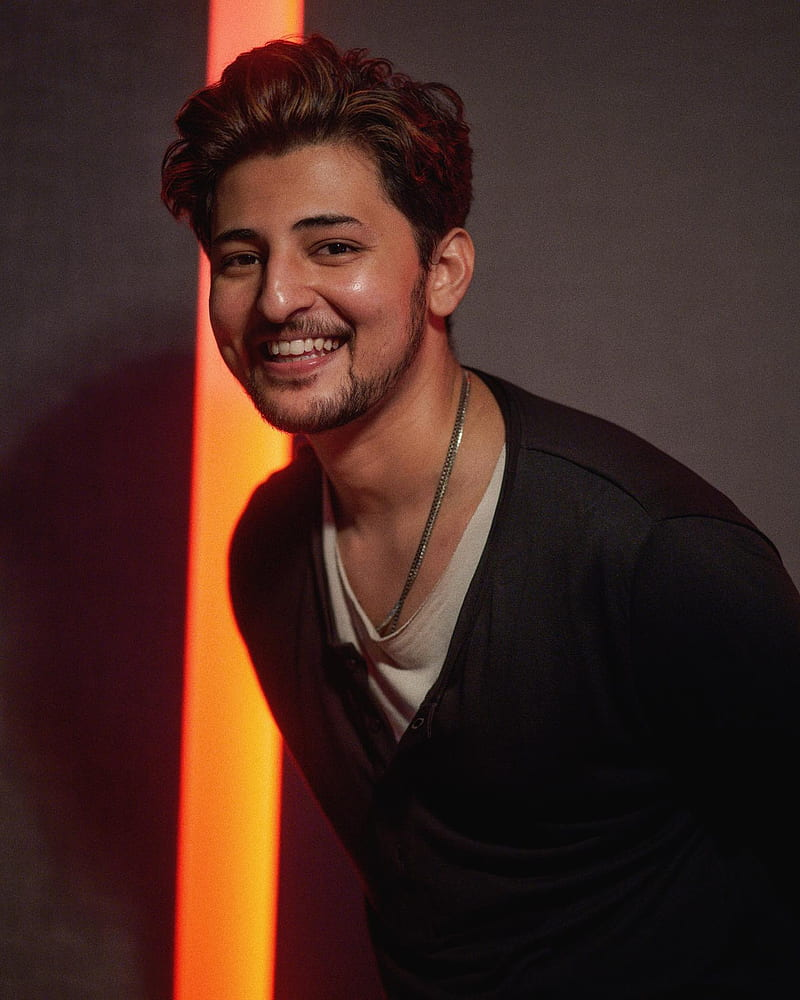
#> input picture test_images/HD-wallpaper-darshan-raval-actor-singer.jpg, 800 x 1000 px
$ jupyter execute --allow-errors singer_classifier_mode.ipynb   (shell and % lines are left out)
#> lines starting #> are read from the running program, lines starting #| are printed output that depends on the picture; after the words box and inside, x2 and y2 are one past the last pixel; in counts of white or black regions, pixels touching at a corner belong together
[cell 1]
import numpy as np
import cv2
from matplotlib import pyplot as plt

[cell 2]
img= cv2.imread("./test_images/HD-wallpaper-darshan-raval-actor-singer.jpg")
#> img is the input picture: shape (1000, 800, 3); mean B, G, R 33.6, 40.4, 68
img.shape
#> Out = (1000, 800, 3)

[cell 3]
plt.imshow(img)

[cell 4]
gray=cv2.cvtColor(img,cv2.COLOR_BGR2GRAY)
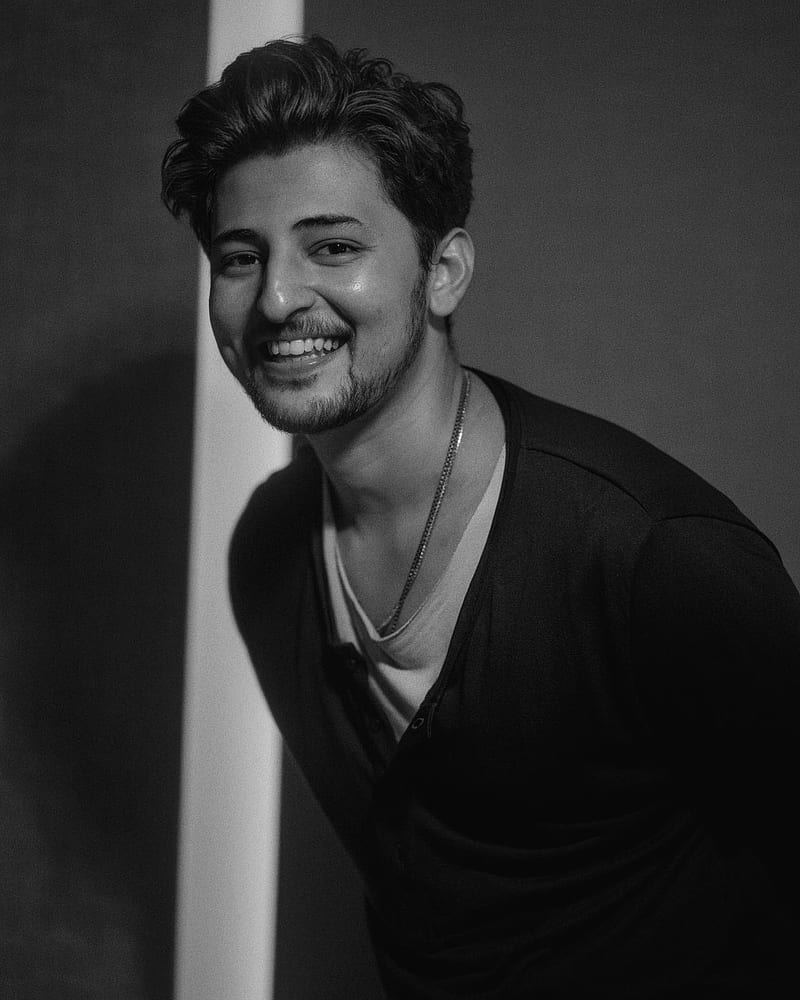
#> gray: shape (1000, 800); min 0, max 253, mean 47.9
gray.shape
#> Out = (1000, 800)

[cell 5]
gray

[cell 6]
plt.imshow(gray,cmap='gray')

[cell 7]
face_cascade=cv2.CascadeClassifier('./open cv/haarcascades/haarcascade_frontalface_default.xml')
eye_cascade=cv2.CascadeClassifier('./open cv/haarcascades/haarcascade_eye.xml')
faces=face_cascade.detectMultiScale(gray,1.3,5)
#> faces = [[157, 144, 264, 264]]
faces
#> Out = [[157, 144, 264, 264]]

[cell 8]
(x,y,w,h)=faces[0]
#> x = 157; y = 144; w = 264; h = 264
x,y,w,h
#> Out = (157, 144, 264, 264)

[cell 9]
face_img =cv2.rectangle(img,(x,y),(x+w,y+h),(255,0,0),2)
plt.imshow(face_img)

[cell 10]
cv2.destroyAllWindows()
for (x,y,w,h) in faces:
    face_img = cv2.rectangle(img,(x,y),(x+w,y+h),(225,0,0),2)
    roi_gray =gray[y:y+h, x:x+w]
    roi_color=face_img[y:y+h,x:x+w]
    eyes= eye_cascade.detectMultiScale(roi_gray)
    for(ex,ey,ew,eh) in eyes:
        cv2.rectangle(roi_color,(ex,ey),(ex+ew,ey+eh),(0,255,0),2)
#> this loop made 1 pass
#> (x, y, w, h, eyes) on pass 1: (157, 144, 264, 264, [[142, 76, 59, 59], [60, 90, 52, 52]])
#> pass 1, `face_img = cv2.rectangle(img,(x,y),(x+w,y+h),(225,0,0),2)`:
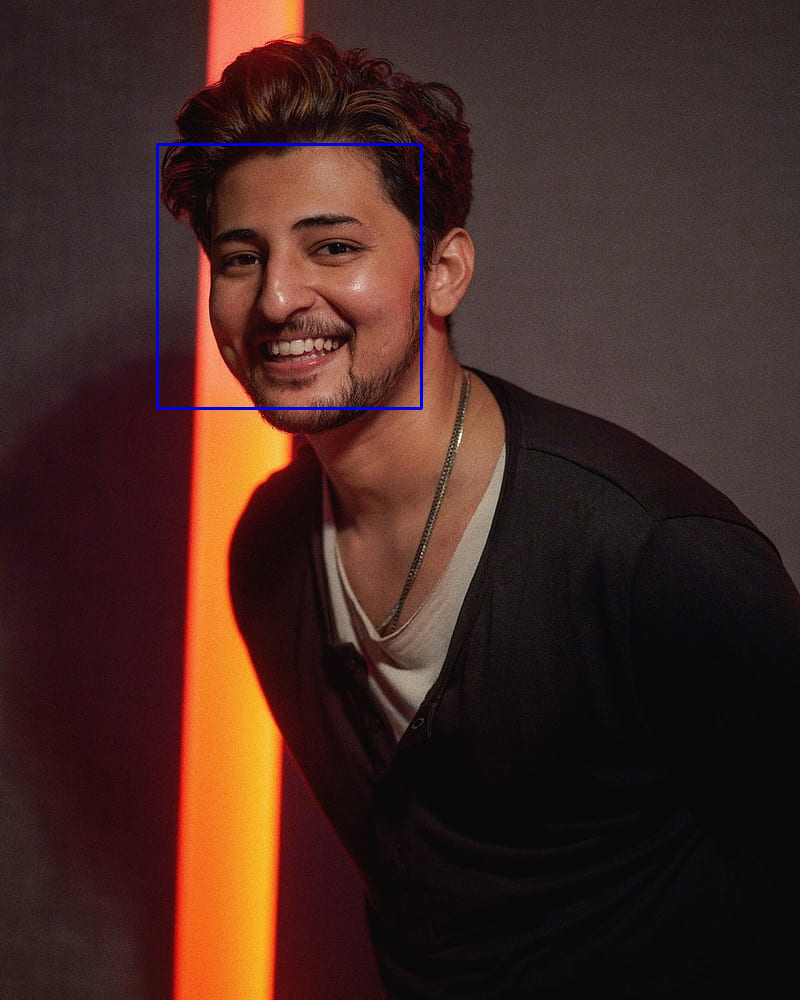
#> face_img: shape (1000, 800, 3); mean B, G, R 34.3, 40.2, 67.7
#> pass 1, `roi_gray =gray[y:y+h, x:x+w]`:
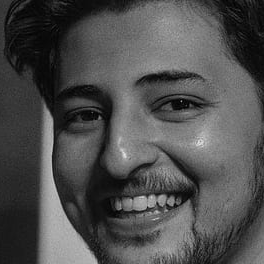
#> roi_gray: shape (264, 264); min 0, max 230, mean 78.7
#> pass 1, `roi_color=face_img[y:y+h,x:x+w]`:
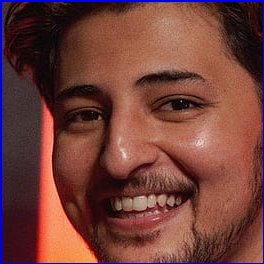
#> roi_color: shape (264, 264, 3); mean B, G, R 56.7, 63.9, 114.1
#> after the loop:
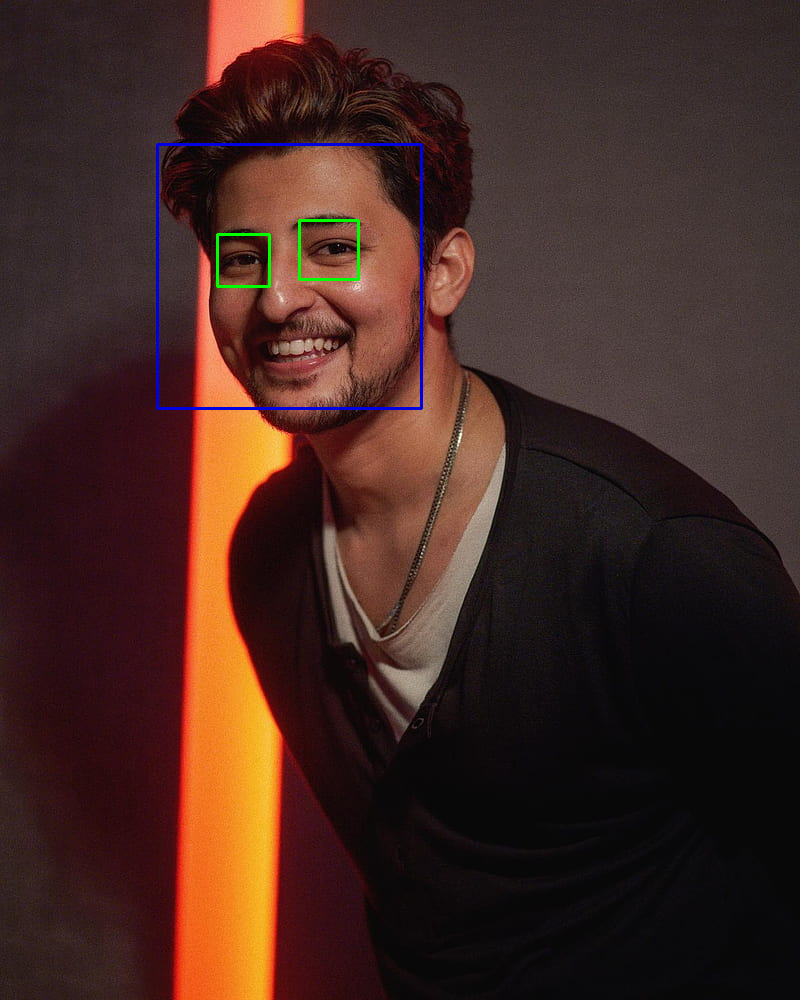
#> img: shape (1000, 800, 3); mean B, G, R 34.3, 40.6, 67.5
#> after the loop:
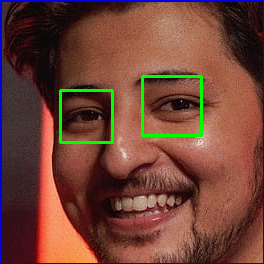
#> roi_color: shape (264, 264, 3); 1.9% of pixels changed, all inside (x1, y1, x2, y2) = (59, 75, 203, 144)
plt.figure()
plt.imshow(face_img,cmap='gray')
plt.show()

[cell 11]
plt.imshow (roi_color,cmap='gray')

[cell 12]
def get_cropped_image_if_2_eyes(image_path):
    img =cv2.imread(image_path)
    gray =cv2.cvtColor(img,cv2.COLOR_BGR2GRAY)
    faces=face_cascade.detectMultiScale(gray,1.3,5)
#> faces = [[157, 144, 264, 264]]
    for (x,y,w,h) in faces :
        roi_gray =gray[y:y+h , x:x+w]
        roi_img = img[y:y+h , x:x+w]
        eyes =eye_cascade.detectMultiScale(roi_gray)
        if len(eyes) >= 2:
            return roi_color
#> this loop made 1 pass
#> pass 1, in get_cropped_image_if_2_eyes, `roi_img = img[y:y+h , x:x+w]`:
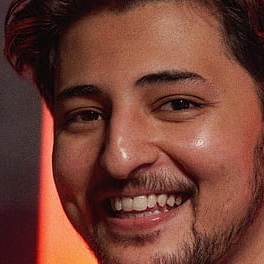
#> roi_img: shape (264, 264, 3); mean B, G, R 52.4, 64.9, 115.8

$ run again, with test_images/0f8c9847746e8cc7f61cf70260154348.375x375x1.jpg copied over test_images/HD-wallpaper-darshan-raval-actor-singer.jpg
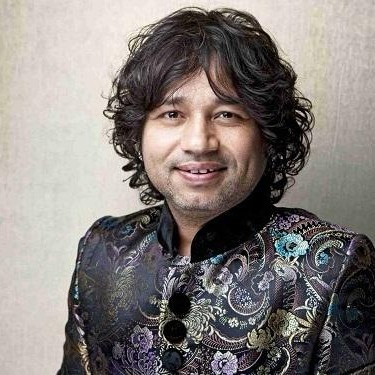
#> input picture test_images/0f8c9847746e8cc7f61cf70260154348.375x375x1.jpg, 375 x 375 px
#> img is the input picture: shape (375, 375, 3); mean B, G, R 122.9, 126, 132.5
#> `faces=face_cascade.detectMultiScale(gray,1.3,5)`: faces = [[131, 62, 140, 140]]
#> `(x,y,w,h)=faces[0]`: x = 131; y = 62; w = 140
#> `x,y,w,h`: Out = (131, 62, 140, 140)
#> the loop `for (x,y,w,h) in faces:` made 1 pass
#> (x, y, w, h, eyes) on pass 1: (131, 62, 140, 140, [[22, 32, 39, 39], [77, 37, 32, 32]])
#> after the loop `for (x,y,w,h) in faces:`:
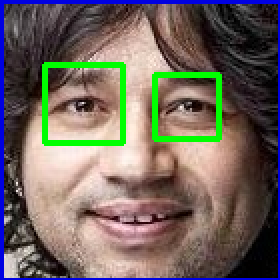
#> roi_color: shape (140, 140, 3) (shown 2 times larger); mean B, G, R 95.3, 103.4, 112.8
#> in get_cropped_image_if_2_eyes, `faces=face_cascade.detectMultiScale(gray,1.3,5)`: faces = [[131, 62, 140, 140]]
#> the loop in get_cropped_image_if_2_eyes, `for (x,y,w,h) in faces :` made 1 pass
#> pass 1, in get_cropped_image_if_2_eyes, `roi_img = img[y:y+h , x:x+w]`:
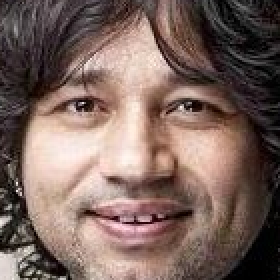
#> roi_img: shape (140, 140, 3) (shown 2 times larger); mean B, G, R 93.8, 101, 123

$ run again, with test_images/MV5BOTUzNGFiYWItMDVmYy00ZTZkLThiZmItY2ZmNmU5OTMyMTVkXkEyXkFqcGc@.jpg copied over test_images/HD-wallpaper-darshan-raval-actor-singer.jpg
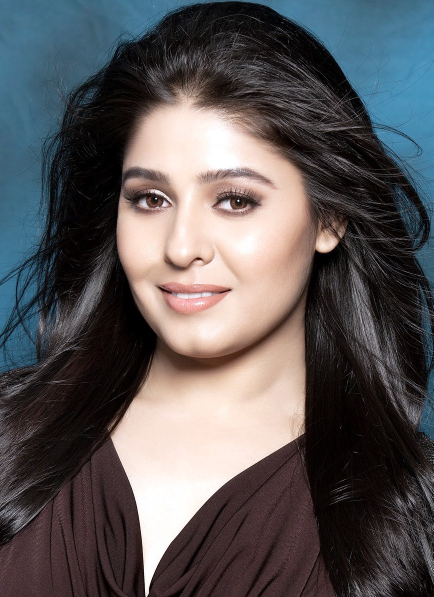
#> input picture test_images/MV5BOTUzNGFiYWItMDVmYy00ZTZkLThiZmItY2ZmNmU5OTMyMTVkXkEyXkFqcGc@.jpg, 867 x 1194 px (shown at 1/2 size)
#> img is the input picture: shape (1194, 867, 3); mean B, G, R 87.7, 86.3, 89.8
#> `gray=cv2.cvtColor(img,cv2.COLOR_BGR2GRAY)`:
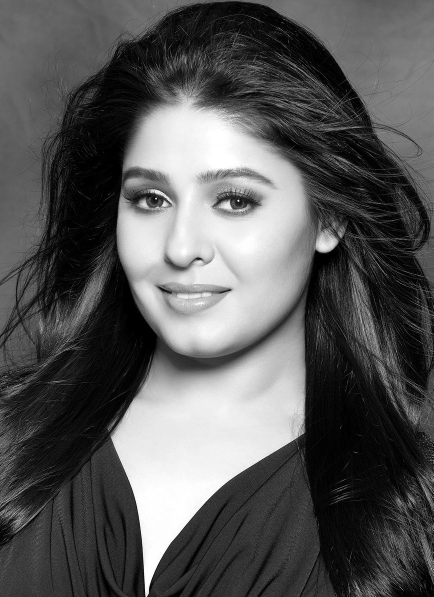
#> gray: shape (1194, 867) (shown at 1/2 size); min 0, max 255, mean 87.5
#> `faces=face_cascade.detectMultiScale(gray,1.3,5)`: faces = [[153, 215, 472, 472]]
#> `(x,y,w,h)=faces[0]`: x = 153; y = 215; w = 472
#> `x,y,w,h`: Out = (153, 215, 472, 472)
#> the loop `for (x,y,w,h) in faces:` made 1 pass
#> (x, y, w, h, eyes) on pass 1: (153, 215, 472, 472, [[98, 140, 92, 92], [257, 132, 111, 111]])
#> after the loop `for (x,y,w,h) in faces:`:
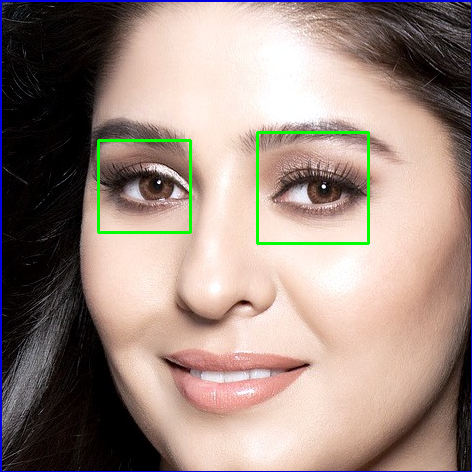
#> roi_color: shape (472, 472, 3); mean B, G, R 128.6, 137.3, 156.1
#> in get_cropped_image_if_2_eyes, `faces=face_cascade.detectMultiScale(gray,1.3,5)`: faces = [[153, 215, 472, 472]]
#> the loop in get_cropped_image_if_2_eyes, `for (x,y,w,h) in faces :` made 1 pass
